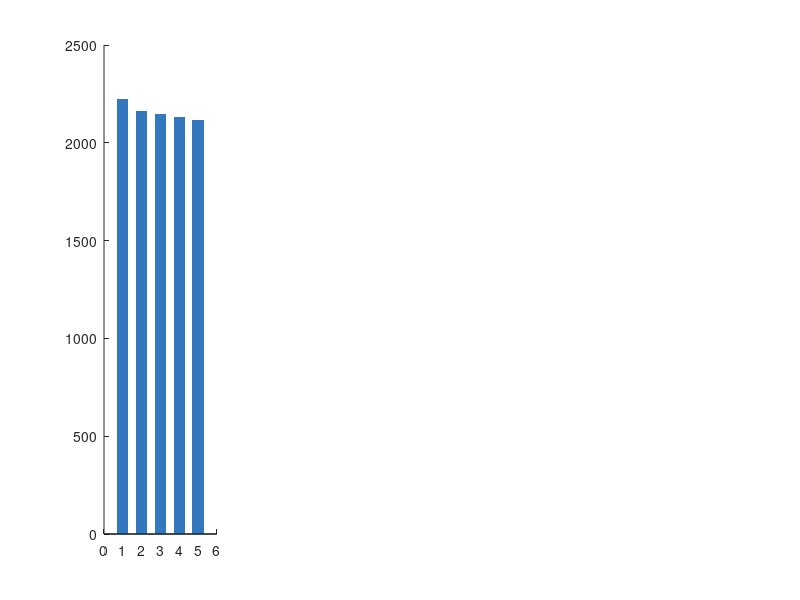

This chart was generated by the following MATLAB code: (Note: this script raises an error after producing the figure.)
% =========================================================
% Chart 2 of 2: Yield Regressor — Standalone Performance
% One model, one task: predicting yield in kg/ha.
% No comparison — showing 5-fold CV results as a summary.
% =========================================================

rmse_cv = [2222.554, 2161.428, 2146.144, 2130.197, 2114.553];
mae_cv  = [1449.614, 1433.519, 1431.977, 1416.889, 1426.554];
r2_cv   = [0.7242,   0.7180,   0.7262,   0.7182,   0.7303];
mape_cv = [36.68,    37.68,    36.17,    36.91,    38.21];

mean_rmse = mean(rmse_cv);
mean_mae  = mean(mae_cv);
mean_r2   = mean(r2_cv);
mean_mape = mean(mape_cv);

fig = figure('Name','Yield Regressor — Standalone','Position',[100 100 820 420]);

blue   = [0.20 0.47 0.75];
orange = [0.85 0.33 0.10];
green  = [0.47 0.67 0.19];
red    = [0.64 0.08 0.18];

metrics  = {rmse_cv,    mae_cv,    r2_cv,     mape_cv};
labels   = {'RMSE (kg/ha)', 'MAE (kg/ha)', 'R²', 'MAPE (%)'};
means    = {mean_rmse,  mean_mae,  mean_r2,   mean_mape};
ylims    = {[2050 2350],[1380 1480],[0.710 0.740],[35 40]};
clrs     = {blue,       orange,    green,     red};
fmts     = {'%.0f',    '%.0f',    '%.4f',    '%.1f%%'};

for k = 1:4
    subplot(1,4,k);
    vals = metrics{k};
    b = bar(1:5, vals, 0.6, 'FaceColor', clrs{k}, 'EdgeColor','none','FaceAlpha',0.85);
    hold on;
    yline(means{k}, '--k', 'LineWidth', 1.4);
    text(4.6, means{k} + (ylims{k}(2)-ylims{k}(1))*0.015, ...
        ['Mean: ' sprintf(fmts{k}, means{k})], 'FontSize', 8, 'Color','k');
    for i = 1:5
        text(i, vals(i) + (ylims{k}(2)-ylims{k}(1))*0.012, ...
            sprintf(fmts{k}, vals(i)), 'HorizontalAlignment','center','FontSize',7.5);
    end
    xticks(1:5); xticklabels({'F1','F2','F3','F4','F5'});
    xlabel('CV Fold'); ylabel(labels{k});
    title(labels{k},'FontWeight','bold');
    ylim(ylims{k});
    set(gca,'Box','off','YGrid','on','GridAlpha',0.3);
    hold off;
end

sgtitle({'CatBoost Yield Regressor — 5-Fold Cross-Validation Performance';
         sprintf('Avg RMSE: %.0f kg/ha  |  Avg MAE: %.0f kg/ha  |  Avg R²: %.4f  |  Avg MAPE: %.1f%%', ...
                 mean_rmse, mean_mae, mean_r2, mean_mape)}, ...
        'FontSize',11,'FontWeight','bold');

saveas(fig, 'yield_model_standalone.png');
fprintf('Saved: yield_model_standalone.png\n');
